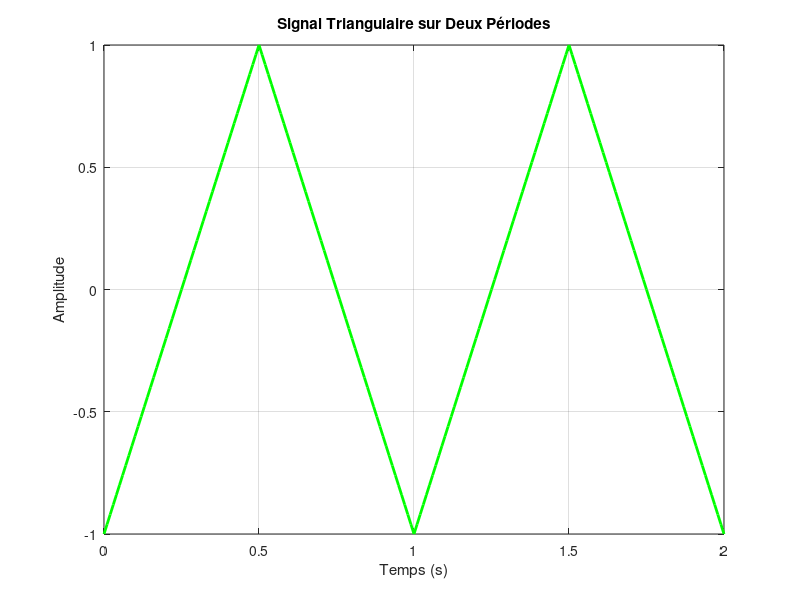

Here is the MATLAB script that generated this plot:
% Paramètres
f = 1; % Fréquence du signal (en Hz)
T = 1/f; % Période du signal
t = 0:0.01:2*T; % Vecteur temps pour deux périodes (pas de 0.01s)
width = 0.5; % Paramètre WIDTH pour un signal triangulaire (entre 0 et 1)

% Génération du signal triangulaire
signal = sawtooth(2*pi*f*t, width); % Signal triangulaire avec la fonction sawtooth

% Visualisation
figure(9); % Ouvre la figure 9
plot(t, signal, 'g', 'LineWidth', 2); % Trace le signal
title('Signal Triangulaire sur Deux Périodes');
xlabel('Temps (s)');
ylabel('Amplitude');
grid on;